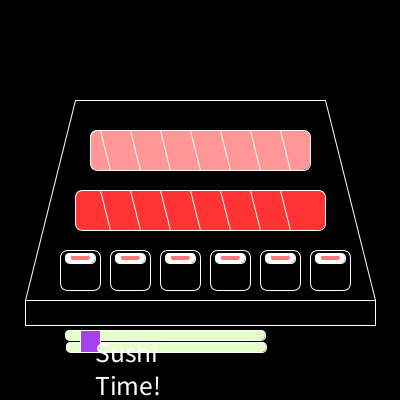
Frame 1 (no input)
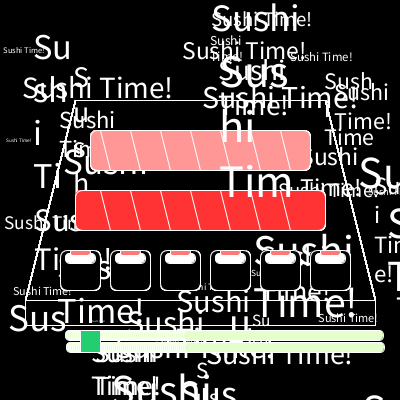
Frame 60 (the mouse pressed at the canvas centre just before this capture)
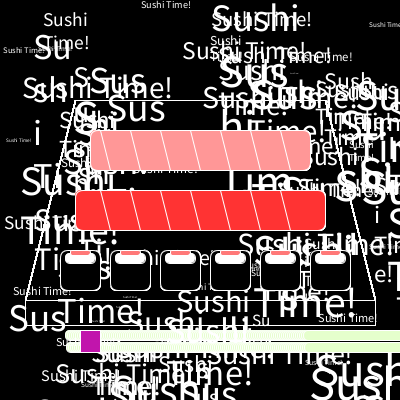
Frame 120 (the mouse held since frame 60 and released just before this capture)

The Processing sketch that drew these frames (run headless with seeded random() and noise(); from frame 60 on, the mouse is pressed at the canvas centre):

// Processing sketch: processing_111274
// ── processing_111274.pde

void setup() {
  size(400, 400);
  background (0);
  smooth();
  stroke (255);
}

class backgroundTimer{
  int totalTime = 5000; 
  int savedTime = millis();
  int passedTime = millis() - savedTime;
  
  backgroundTimer(int totalTime, int savedTime, int passedTime){
    if (passedTime > totalTime) {
    background(random(255));
    savedTime = millis();
    }
 }
}
 
//chopstick variables
int xPos = 65;
//sushi variables
int yPos = 250;
int yDir=5;
 
void draw() {
  drawSushi1(130, 170);
//platter surface
  line (75, 100, 325, 100);
  line (25, 300, 375, 300);
  line (75, 100, 25, 300);
  line (325, 100, 375, 300);
   
//platter bottom
  line (25, 300, 25, 325);
  line (375, 300, 375, 325);
  line (25, 325, 375, 325);
}
   
//sushi roll 1
void drawSushi1(int xloc, int yloc) {
  fill (255, 151, 151);
  rect (90, 130, 220, 40, 8);
  line (100, xloc, 110, yloc);
  int increment = 30;
  for (int i = 0; i < 6; i++) {
    line (100 + increment, xloc, 110 + increment, yloc);
    increment += 30;
  }
    
//sushi roll 2
  fill (255, 51, 51);
  rect (75, 190, 250, 40, 8);
  line (100, 190, 110, 230);
  line (130, 190, 140, 230);
  line (160, 190, 170, 230);
  line (190, 190, 200, 230);
  line (220, 190, 230, 230);
  line (250, 190, 260, 230);
  line (280, 190, 290, 230);
   
//sushi pieces
  fill (0);
  rect (60, 250, 40, 40, 8);
  rect (110, 250, 40, 40, 8);
  rect (160, 250, 40, 40, 8);
  rect (210, 250, 40, 40, 8);
  rect (260, 250, 40, 40, 8);
  rect (310, 250, 40, 40, 8);
//rice
  fill (255);
  rect (65, 253, 30, 10, 10);
  rect (115, 253, 30, 10, 10);
  rect (165, 253, 30, 10, 10);
  rect (215, 253, 30, 10, 10);
  rect (265, 253, 30, 10, 10);
  rect (315, 253, 30, 10, 10);
//fish
  yPos=yPos+yDir;
  if (yPos<height)
  {
    yDir=-yDir;
  }
  fill(255, 120, 120);
  rect (70, yPos, 20, 5, 10);
  rect (120, yPos, 20, 5, 10);
  rect (170, yPos, 20, 5, 10);
  rect (220, yPos, 20, 5, 10);
  rect (270, yPos, 20, 5, 10);
  rect (320, yPos, 20, 5, 10);
 
//chopsticks
  fill (229, 255, 204);
  rect (xPos, 330, 200, 10, 5);
  xPos=xPos+1;
  if (xPos>width)
  {
    xPos=-1;
  }
  rect (xPos, 342, 200, 10, 5);
   xPos=xPos+1;
  if (xPos>width)
  {
    xPos=-1;
  }
  fill (random (255), random (255), random (255));
  rect (80, 330, 20, 22, 0);
   
 //sushi text
 fill(255);
 float x = random(0,400);
 float y = random(0,400);
 float a = random(10,200);
 float b = random(10,200);
 float name = random(50);
 textSize(name);
 text("Sushi Time!",x,y,a,b);
 
}
